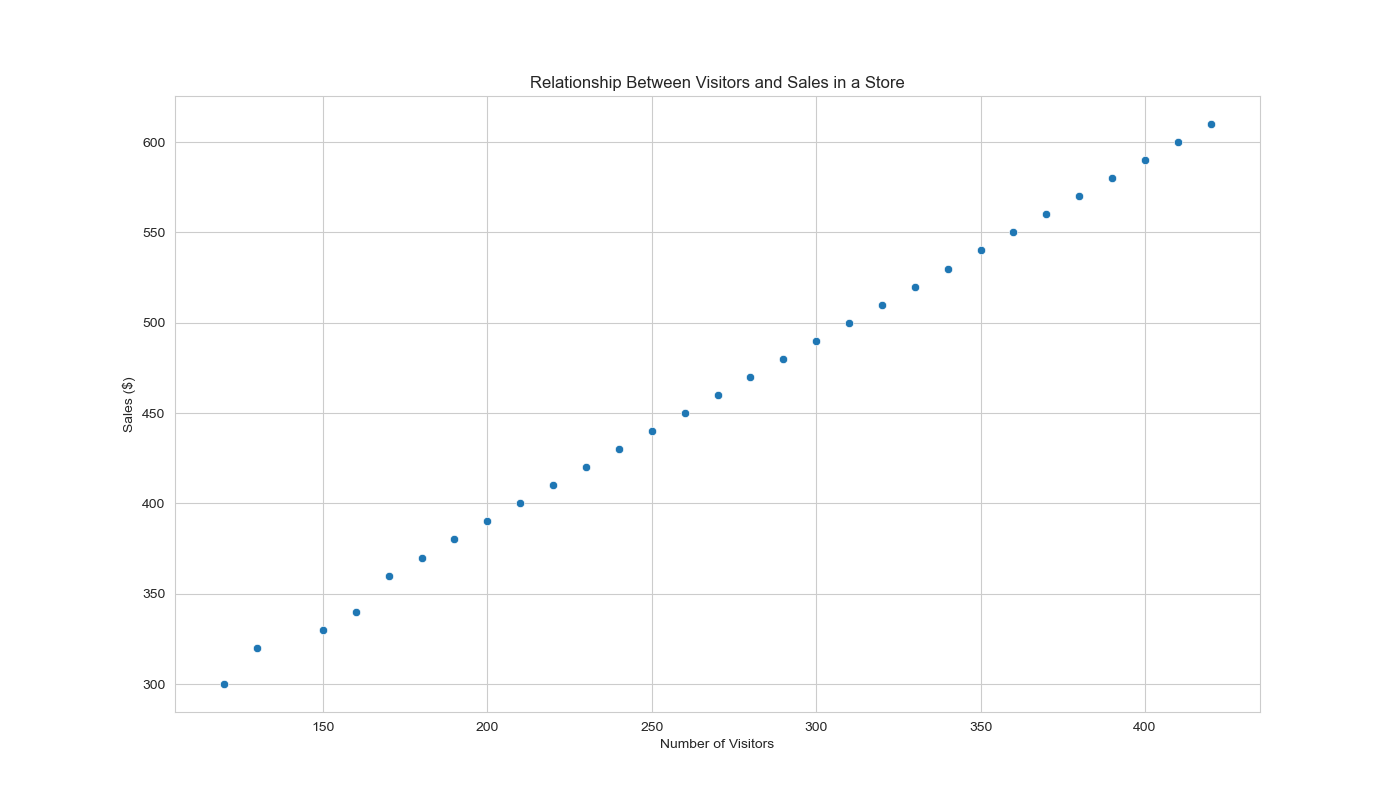

Write the Python code that produced this figure.

import seaborn as sns
import pandas as pd
import matplotlib.pyplot as plt

# Data
data = {
    'Day': [1, 2, 3, 4, 5, 6, 7, 8, 9, 10, 11, 12, 13, 14, 15,
            16, 17, 18, 19, 20, 21, 22, 23, 24, 25, 26, 27, 28, 29, 30],
    'Visitors': [120, 130, 150, 160, 170, 180, 190, 200, 210, 220,
                 230, 240, 250, 260, 270, 280, 290, 300, 310, 320,
                 330, 340, 350, 360, 370, 380, 390, 400, 410, 420],
    'Sales': [300, 320, 330, 340, 360, 370, 380, 390, 400, 410,
              420, 430, 440, 450, 460, 470, 480, 490, 500, 510,
              520, 530, 540, 550, 560, 570, 580, 590, 600, 610]
}

df = pd.DataFrame(data)

# Plot
plt.figure(figsize=(14, 8))
scatterplot = sns.scatterplot(x='Visitors', y='Sales',
                              data=df, palette=['#FF4500', '#1E90FF'])

scatterplot.set_title('Relationship Between Visitors and Sales in a Store')
scatterplot.set_xlabel('Number of Visitors')
scatterplot.set_ylabel('Sales ($)')
plt.show()
